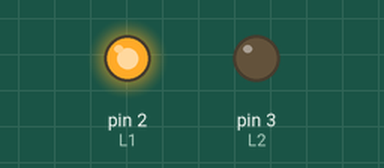
Recording of a sketch running on a simulated Arduino Uno, built with avr-gcc and run on an emulated ATmega328P. Parts: output pins drawn as LEDs (lit = HIGH). Pins used as bus, display or sensor lines are not drawn.

Above: at 1.0 s.
At 3.0 s:
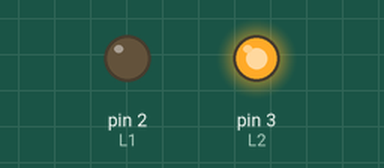
Timing chart, 0 to 5.2 s (numbered marks = the images above):
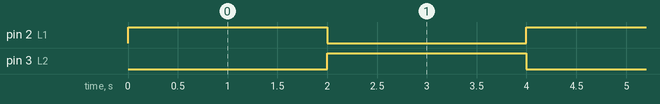

The sketch:

moving_project1.ino
```cpp
// C++ code
//

int L1=2, L2=3, R1=4 ,R2=5;
void setup()
{
  pinMode(L1, OUTPUT);
   pinMode(L2, OUTPUT);
  pinMode(R1, OUTPUT);
   pinMode(R2, OUTPUT);
}

void loop()
{

  // FORWARD
  digitalWrite(L1, HIGH);
   digitalWrite(L2, LOW);
   digitalWrite(R1,  HIGH);
   digitalWrite(R2, LOW);
  delay(2000);

   // BACKWARD
  digitalWrite(L1, LOW);
   digitalWrite(L2, HIGH);
   digitalWrite(R1,   LOW);
   digitalWrite(R2, HIGH);
  delay(2000);


}
```

Measured:
- by itself, pin 2 (L1), pin 3 (L2): alternates HIGH for 2.0 s and LOW for 2.0 s
